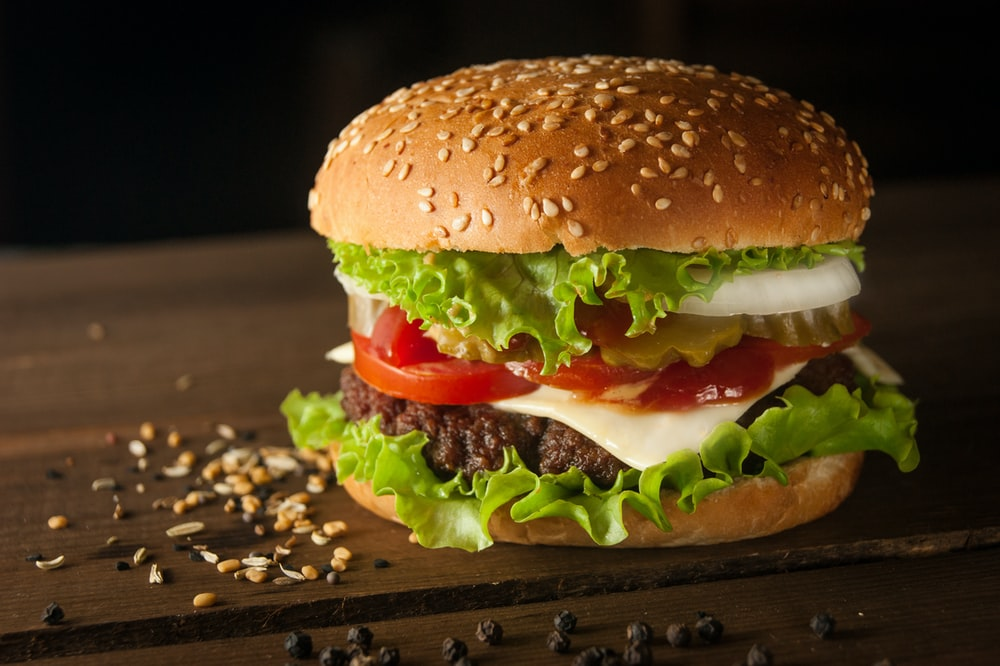
#> input picture django projects/Burger_Shop/media/2020/09/15/photo-1571091718767-18b5b1457add.jpg, 1000 x 666 px, given in place of the camera
$ python capture.py
#> lines starting #> are read from the running program, lines starting #| are printed output that depends on the picture
import cv2, time, pandas
from datetime import datetime


df= pandas.read_csv("Times.csv")
#> (reads Python_Projects/Object_detection/Times.csv from the repository)
#face_cascade= cv2.CascadeClassifier("E:\\PYHTON-PROJECT\\computer vision\\face_detection\\haarcascade_frontalface_default.xml")

first_frame=None
status_list=[None,None]
times=[]
df= pandas.DataFrame(columns=["Start","End"])
video=cv2.VideoCapture(0)


while True:
    check, frame=video.read()
#> frame is the input picture: shape (666, 1000, 3); mean B, G, R 27.1, 58.6, 80
    status=0
    gray=cv2.cvtColor(frame,cv2.COLOR_BGR2GRAY)
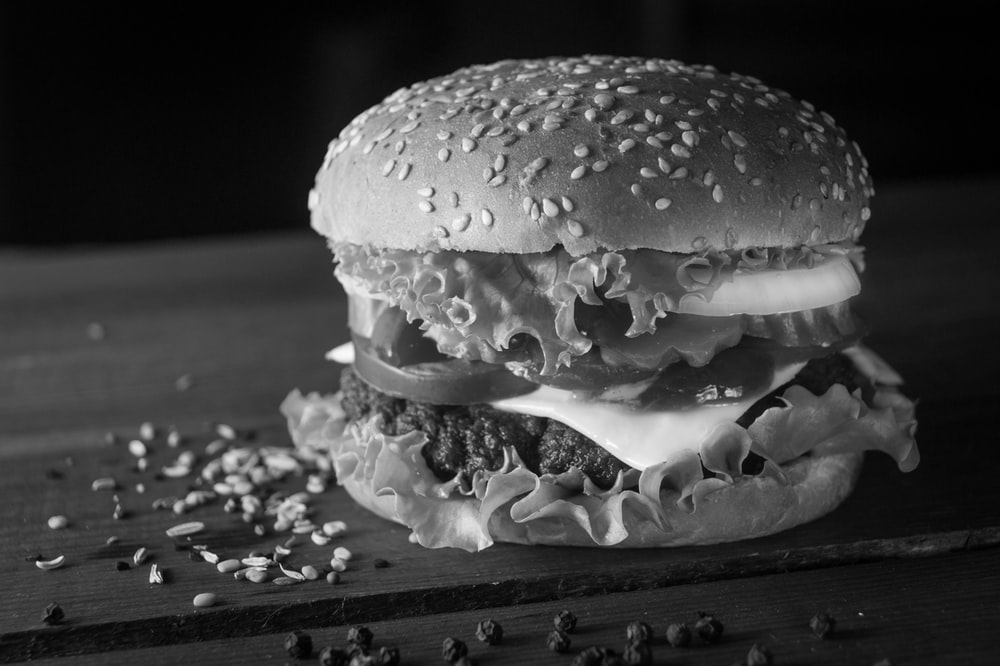
#> gray: shape (666, 1000); min 0, max 254, mean 61.4
    gray=cv2.GaussianBlur(gray,(21,21),0)
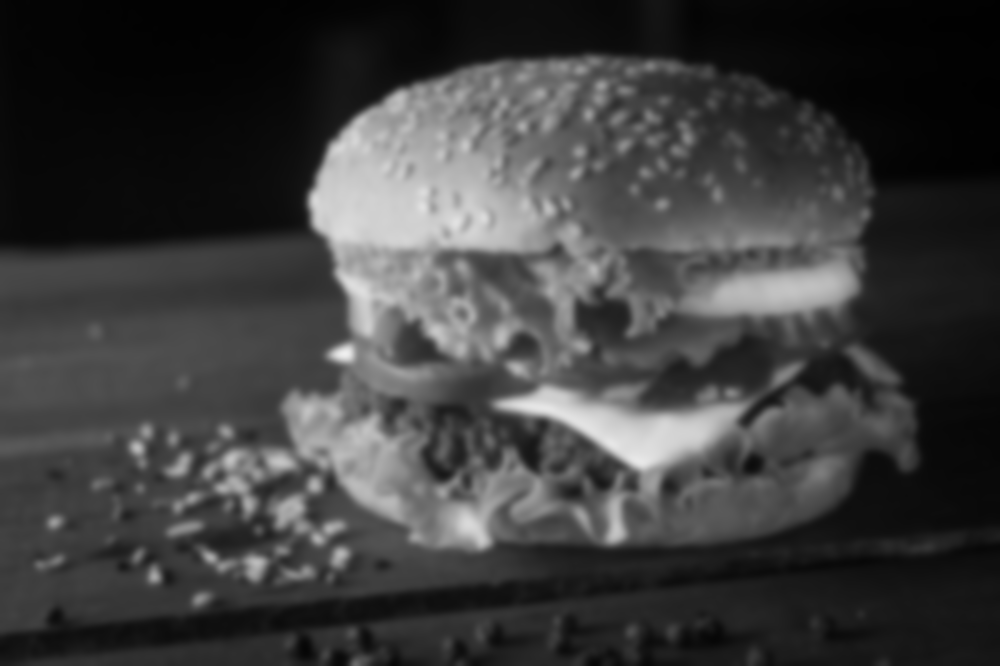
#> gray: shape (666, 1000); min 1, max 239, mean 61.4

    if first_frame is None:
        first_frame=gray
        continue

    delta_frame=cv2.absdiff(first_frame,gray)
    thresh_frame=cv2.threshold(delta_frame,30,255, cv2.THRESH_BINARY)[1]
    thresh_frame=cv2.dilate(thresh_frame,None, iterations=2)


    (cnts,_)=cv2.findContours(thresh_frame.copy(), cv2.RETR_EXTERNAL, cv2.CHAIN_APPROX_SIMPLE)
    for contour in cnts:
        if cv2.contourArea(contour)<1000:
            continue
        status=1

        (x,y,w,h)=cv2.boundingRect(contour)
        cv2.rectangle(frame, (x,y),(x+w,y+h),(0,255,0),2)


    status_list.append(status)

    status_list=status_list[-2:]


    if status_list[-1]==1 and status_list[-2]==0:
        times.append(datetime.now())
    if status_list[-1]==0 and status_list[-2]==1:
        times.append(datetime.now())


    cv2.imshow("Capturing",gray)
    cv2.imshow("Delta frame", delta_frame)
    cv2.imshow("Threshold Frame", thresh_frame)
    cv2.imshow("Color Frame", frame)

    key=cv2.waitKey(1)

    if key==ord('q'):
        if status==1:
            times.append(datetime.now())
        break


print(status_list)

for i in range(0, len(times),2):
    df=df.append({"Start":times[i],"End":times[i+1]},ignore_index=True)
#> this loop made 0 passes


df.to_csv("Times.csv")
video.release()
cv2.destroyAllWindows()
